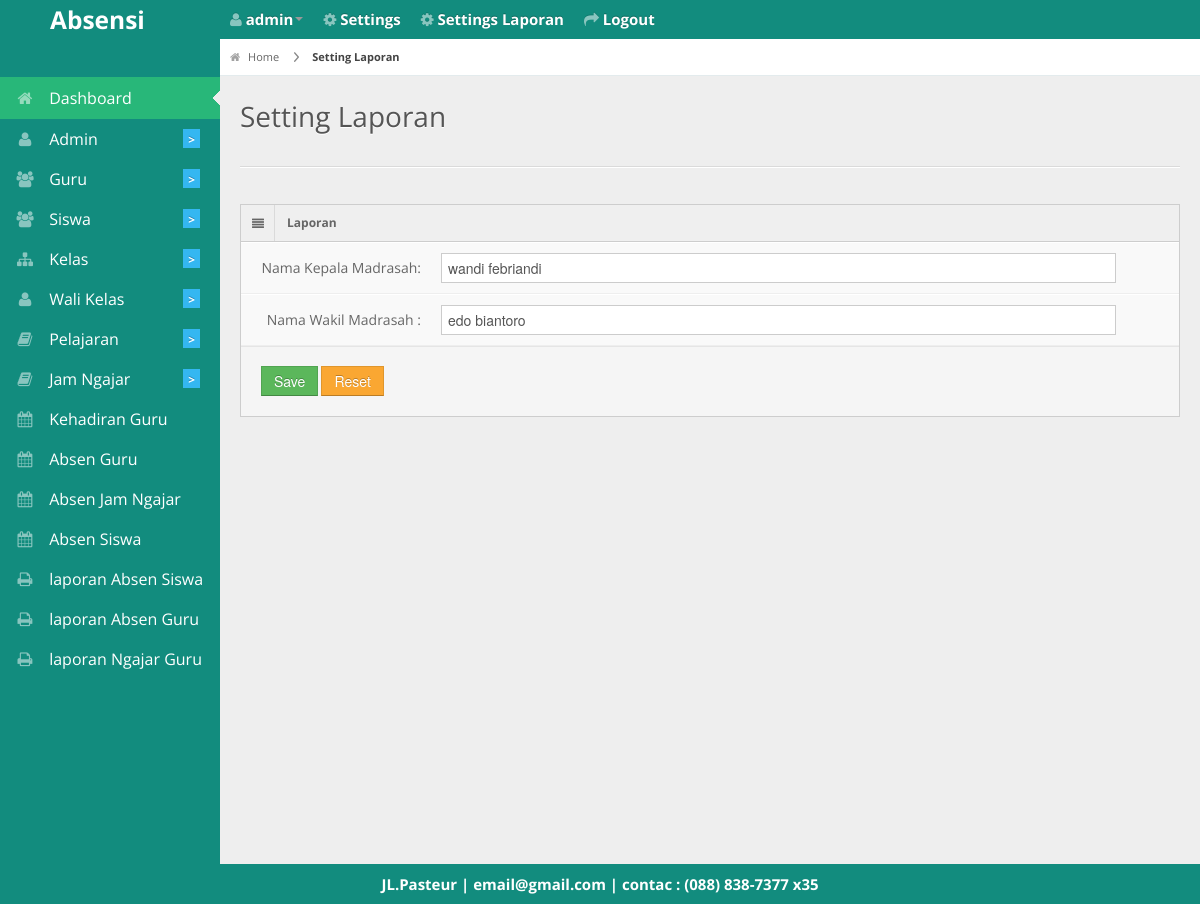
The page /admin/settinglaporan.php (signed in) on the database its author committed.
### tables this page shows
CREATE TABLE `biodata_laporan` (
  `id` int(11) NOT NULL,
  `nama_ketua` varchar(100) NOT NULL,
  `nama_wakil` varchar(100) NOT NULL
);

CREATE TABLE `biodata` (
  `id_biodata` int(11) NOT NULL,
  `nama_sekolah` varchar(255) NOT NULL,
  `alamat` varchar(255) NOT NULL,
  `photo` varchar(255) NOT NULL,
  `email` varchar(255) NOT NULL,
  `telepon` varchar(20) NOT NULL,
  `kota` varchar(50) NOT NULL
);

### admin/settinglaporan.php (the view, shortened to what this page needs)
<?php
 include '../db/koneksi.php';
 include '../layout/header.php'; ?>
 <div id="content">
 <div id="content-header">
   <div id="breadcrumb"> <a href="http://localhost/absensi2/<?php echo $_SESSION['akses']; ?>/" title="Go to Home" class="tip-bottom"><i class="icon-home"></i> Home</a>
     <a href="http://localhost/absensi2/admin/settinglaporan" class="current">Setting Laporan</a> </div>
   <h1>Setting Laporan</h1>
 </div>
 <div class="container-fluid">
   <hr>
   <div class="row-fluid">
     <div class="span12">
       <div class="widget-box">
         <div class="widget-title"> <span class="icon"> <i class="icon-align-justify"></i> </span>
           <h5>Laporan</h5>
         </div>
         <div class="widget-content nopadding">
           <?php
           $query_pilih_tampil=mysqli_query($konek,"select * from biodata_laporan");
           while($data=mysqli_fetch_array($query_pilih_tampil)){
             ?>
           <form action="./proses.php?edit_laporan" method="post" class="form-horizontal"enctype="multipart/form-data">
             <div class="control-group">
               <label class="control-label">Nama Kepala Madrasah:</label>
               <div class="controls">
                 <input type="text" class="span11" placeholder="Nama Kepala Madrasah"name="nama_ketua"
                 value="<?php echo $data['nama_ketua']; ?>" />
               </div>
             </div>
             <div class="control-group">
               <label class="control-label">Nama Wakil Madrasah :</label>
               <div class="controls">
                 <input type="text" class="span11" placeholder="Nama Walli Madrasah"name="nama_wakil"
                 value="<?php echo $data['nama_wakil']; ?>" />
               </div>
             </div>
             <div class="form-actions">
               <button type="submit" class="btn btn-success">Save</button>
                <button type="reset" class="btn btn-warning">Reset</button>
             </div>
           </form>
           <?php } ?>
         </div>
       </div>
     </div>
   </div>
 </div>
</div>
 <?php include '../layout/footer.php'; ?>

### layout/footer.php (shortened to what this page needs)
<div class="row-fluid">
  <div id="footer" class="span12"style="
    color: #fff;
    font-weight: bold;
    font-size: 15px;
">
     <?php echo "$header_photo[alamat] | $header_photo[email] | contac : $header_photo[telepon]"; ?> </div>
</div>
</body>
</html>

### css/matrix-style.css (style rules this page uses)
* { outline:none !important; -moz-outline: none !important; }
html, body { height:100% }
body { overflow-x: hidden; margin-top: -10px; font-family: 'Open Sans', sans-serif; font-size:12px; color:#666; }
a { color:#666; }
select, textarea, input[type="text"], input[type="password"], input[type="datetime"], input[type="datetime-local"], input[type="date"], input[type="month"], input[type="time"], input[type="week"], input[type="number"], input[type="email"], input[type="url"], input[type="search"], input[type="tel"], input[type="color"], .uneditable-input, .label, .dropdown-menu, .btn, .well, .progress, .table-bordered, .btn-group > .btn:first-child, .btn-group > .btn:last-child, .btn-group > .btn:last-child, .btn-group > .dropdown-toggle, .alert { border-radius:0px; }
.btn, textarea, input[type="text"], input[type="password"], input[type="datetime"], input[type="datetime-local"], input[type="date"], input[type="month"], input[type="time"], input[type="week"], input[type="number"], input[type="email"], input[type="url"], input[type="search"], input[type="tel"], input[type="color"], .uneditable-input { box-shadow:none; }
.progress, .progress-success .bar, .progress .bar-success, .progress-warning .bar, .progress .bar-warning, .progress-danger .bar, .progress .bar-danger, .progress-info .bar, .progress .bar-info, .btn, .btn-primary { background-image:none; }
.form-horizontal .form-actions { padding-left:20px; }
#footer { padding:10px; text-align:center; }
hr { border-top-color:#dadada; }
#content { background: none repeat scroll 0 0 #eeeeee; margin-left: 220px; margin-right: 0; padding-bottom: 25px; position: relative; min-height:100%; width: auto; }
#content-header { position: abslute; width: 100%; margin-top: -38px; z-index: 20; }
#content-header h1 { color: #555555; font-size: 28px; font-weight: normal; float: none; text-shadow: 0 1px 0 #ffffff; margin-left: 20px; position: relative; }
#content-header h1, #content-header .btn-group { margin-top: 20px; }
#breadcrumb { background-color: #fff; border-bottom: 1px solid #e3ebed; }
#breadcrumb a { padding: 8px 20px 8px 10px; display: inline-block; background-image: url('../img/breadcrumb.png'); background-position: center right; background-repeat: no-repeat; font-size: 11px; color: #666666; }
#breadcrumb a:last-child { background-image:none; }
#breadcrumb a.current { font-weight: bold; color: #444444; }
#breadcrumb a i { margin-right: 5px; opacity: .6; }
.stat-boxes .peity_bar_good, .stat-boxes .peity_line_good, { color: #459D1C; }
.widget-box { background: none repeat scroll 0 0 #F9F9F9; border-left: 1px solid #CDCDCD; border-top: 1px solid #CDCDCD; border-right: 1px solid #CDCDCD; clear: both; margin-top: 16px; margin-bottom: 16px; position: relative; }
.widget-title, .modal-header, .table th, div.dataTables_wrapper .ui-widget-header { background:#efefef; border-bottom: 1px solid #CDCDCD; height: 36px; }
.widget-title span.icon { padding: 9px 10px 7px 11px; float: left; border-right:1px solid #dadada; }
.widget-title h5 { color: #666; float: left; font-size: 12px; font-weight: bold; padding: 12px; line-height: 12px; margin: 0; }
.widget-content { padding:15px; border-bottom: 1px solid #cdcdcd; }
.nopadding { padding: 0 !important; }
form { margin-bottom: 0; }
.form-horizontal .control-group { border-top: 1px solid #ffffff; border-bottom: 1px solid #eeeeee; margin-bottom: 0; }
.form-horizontal .control-label { padding-top: 15px; width: 180px; }
.form-horizontal .controls { margin-left: 200px; padding: 10px 0; }
.form-horizontal .form-actions { margin-top: 0; margin-bottom: 0; }

### css/matrix-media.css (style rules this page uses)
body { background: #128C7E; }

### rows shown on the page
biodata_laporan: nama_ketua "wandi febriandi", nama_wakil "edo biantoro"
biodata: alamat "JL.Pasteur", email "email@gmail.com", telepon "(088) 838-7377 x35"

### other values the page prints
$_SESSION['username'] "admin"
